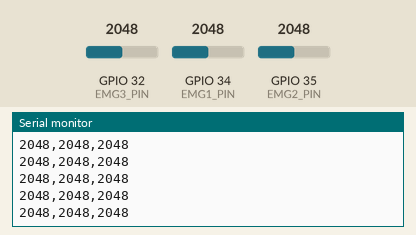
A sketch run on a simulated ESP32. Shown: the last lines printed to the serial monitor. Inputs (shaded band) come from the test bench; at power-on: GPIO 32 (EMG3_PIN) = 2048, GPIO 34 (EMG1_PIN) = 2048, GPIO 35 (EMG2_PIN) = 2048 (analog values on the 0–4095 scale).

Above: at 3.2 s.
3.3 s: GPIO 32 (EMG3_PIN) set to 2866
At 4.2 s:
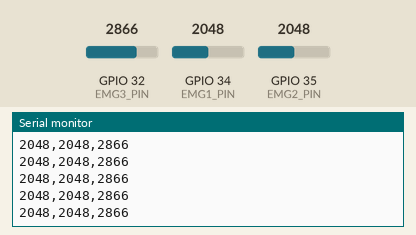
4.8 s: GPIO 34 (EMG1_PIN) set to 2866
At 5.7 s:
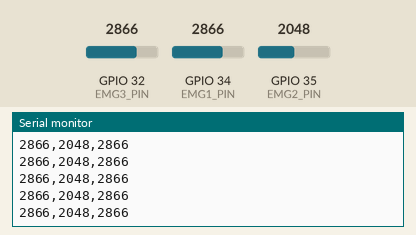
6.3 s: GPIO 35 (EMG2_PIN) set to 2866
At 7.4 s:
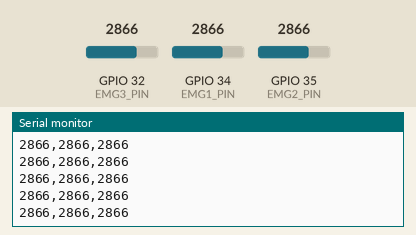
7.8 s: GPIO 32 (EMG3_PIN) set to 3603
At 8.8 s:
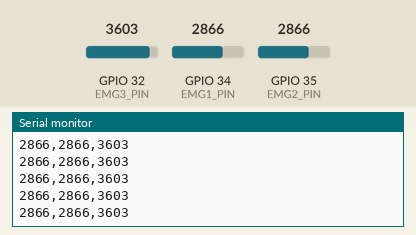
10.8 s: GPIO 34 (EMG1_PIN) set to 3603
At 11.8 s:
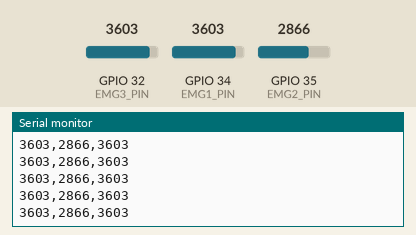
12.3 s: GPIO 35 (EMG2_PIN) set to 3603
At 13.0 s:
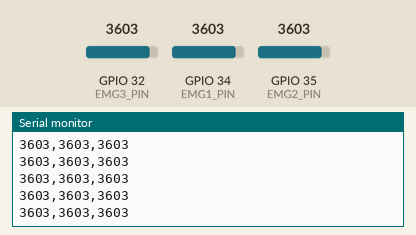
Timing chart, 0 to 14.8 s (numbered marks = the images above; inputs shaded):
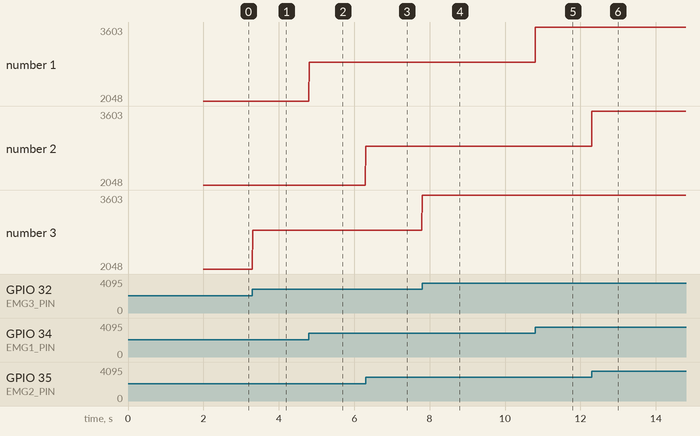

The sketch:

data_collection.ino
```cpp
/*
  ESP32 – 3x AD8232 EMG Data Stream
  Sends: emg1,emg2,emg3 over Serial
  Baud rate: 115200
*/

#define EMG1_PIN 34
#define EMG2_PIN 35
#define EMG3_PIN 32

// Sampling rate control
const int SAMPLE_DELAY_MS = 5; // ~200 Hz

void setup() {
  Serial.begin(115200);
  delay(2000); // give Python time to connect

  // Configure ADC
  analogReadResolution(12);          // 0–4095
  analogSetAttenuation(ADC_11db);    // Full range (~3.3V)

  pinMode(EMG1_PIN, INPUT);
  pinMode(EMG2_PIN, INPUT);
  pinMode(EMG3_PIN, INPUT);

  Serial.println("ESP32 EMG READY");
}

void loop() {
  int emg1 = analogRead(EMG1_PIN);
  int emg2 = analogRead(EMG2_PIN);
  int emg3 = analogRead(EMG3_PIN);

  // Send comma-separated values
  Serial.print(emg1);
  Serial.print(",");
  Serial.print(emg2);
  Serial.print(",");
  Serial.println(emg3);

  delay(SAMPLE_DELAY_MS);
}
```

Measured:
- after the input at 3.3 s, the serial monitor: prints a new line at once (image 1)
- after the input at 4.8 s, the serial monitor: prints a new line at once (image 2)
- after the input at 6.3 s, the serial monitor: prints a new line at once (image 3)
- after the input at 7.8 s, the serial monitor: prints a new line at once (image 4)
- after the input at 10.8 s, the serial monitor: prints a new line at once (image 5)
- after the input at 12.3 s, the serial monitor: prints a new line at once (image 6)
- plotted number 3: 2048 → 2866 after the input at 3.3 s, 2866 → 3603 after the input at 7.8 s
